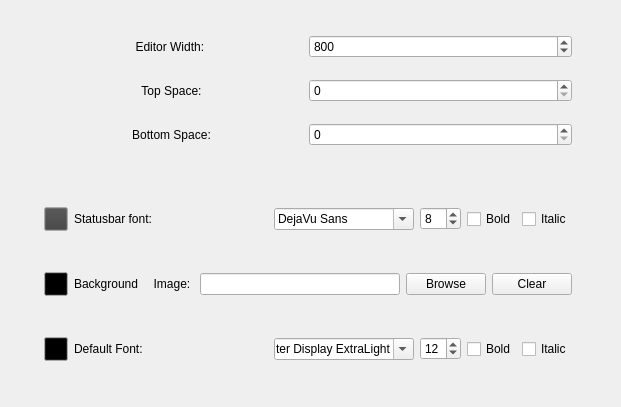
     <widget class="QWidget" name="tab">
      <attribute name="title">
       <string>Appearance</string>
      </attribute>
      <widget class="QWidget" name="layoutWidget_300">
       <property name="geometry">
        <rect>
         <x>0</x>
         <y>20</y>
         <width>612</width>
         <height>378</height>
        </rect>
       </property>
       <layout class="QVBoxLayout">
        <item>
         <layout class="QHBoxLayout" name="_2">
          <item>
           <spacer name="horizontalSpacer_2">
            <property name="orientation">
             <enum>Qt::Horizontal</enum>
            </property>
            <property name="sizeType">
             <enum>QSizePolicy::Preferred</enum>
            </property>
            <property name="sizeHint" stdset="0">
             <size>
              <width>40</width>
              <height>20</height>
             </size>
            </property>
           </spacer>
          </item>
          <item>
           <widget class="QLabel" name="label_6">
            <property name="text">
             <string>Editor Width: </string>
            </property>
            <property name="alignment">
             <set>Qt::AlignCenter</set>
            </property>
           </widget>
          </item>
          <item>
           <layout class="QVBoxLayout" name="_3">
            <item>
             <widget class="QSpinBox" name="editorWidthSpinBox">
              <property name="minimum">
               <number>320</number>
              </property>
              <property name="maximum">
               <number>1000</number>
              </property>
              <property name="singleStep">
               <number>20</number>
              </property>
              <property name="value">
               <number>800</number>
              </property>
             </widget>
            </item>
           </layout>
          </item>
          <item>
           <spacer name="horizontalSpacer_10">
            <property name="orientation">
             <enum>Qt::Horizontal</enum>
            </property>
            <property name="sizeType">
             <enum>QSizePolicy::Preferred</enum>
            </property>
            <property name="sizeHint" stdset="0">
             <size>
              <width>40</width>
              <height>20</height>
             </size>
            </property>
           </spacer>
          </item>
         </layout>
        </item>
        <item>
         <layout class="QHBoxLayout" name="_4">
          <item>
           <spacer name="horizontalSpacer_6">
            <property name="orientation">
             <enum>Qt::Horizontal</enum>
            </property>
            <property name="sizeType">
             <enum>QSizePolicy::Preferred</enum>
            </property>
            <property name="sizeHint" stdset="0">
             <size>
              <width>40</width>
              <height>20</height>
             </size>
            </property>
           </spacer>
          </item>
          <item>
           <widget class="QLabel" name="label_8">
            <property name="text">
             <string>Top Space:</string>
            </property>
            <property name="alignment">
             <set>Qt::AlignCenter</set>
            </property>
           </widget>
          </item>
          <item>
           <layout class="QVBoxLayout" name="_5">
            <item>
             <widget class="QSpinBox" name="editorTopSpaceSpinBox">
              <property name="minimum">
               <number>0</number>
              </property>
              <property name="maximum">
               <number>700</number>
              </property>
              <property name="singleStep">
               <number>1</number>
              </property>
              <property name="value">
               <number>0</number>
              </property>
             </widget>
            </item>
           </layout>
          </item>
          <item>
           <spacer name="horizontalSpacer_11">
            <property name="orientation">
             <enum>Qt::Horizontal</enum>
            </property>
            <property name="sizeType">
             <enum>QSizePolicy::Preferred</enum>
            </property>
            <property name="sizeHint" stdset="0">
             <size>
              <width>40</width>
              <height>20</height>
             </size>
            </property>
           </spacer>
          </item>
         </layout>
        </item>
        <item>
         <layout class="QHBoxLayout" name="_28">
          <item>
           <spacer name="horizontalSpacer_9">
            <property name="orientation">
             <enum>Qt::Horizontal</enum>
            </property>
            <property name="sizeType">
             <enum>QSizePolicy::Preferred</enum>
            </property>
            <property name="sizeHint" stdset="0">
             <size>
              <width>40</width>
              <height>20</height>
             </size>
            </property>
           </spacer>
          </item>
          <item>
           <widget class="QLabel" name="label_21">
            <property name="text">
             <string>Bottom Space:</string>
            </property>
            <property name="alignment">
             <set>Qt::AlignCenter</set>
            </property>
           </widget>
          </item>
          <item>
           <layout class="QVBoxLayout" name="_29">
            <item>
             <widget class="QSpinBox" name="editorBottomSpaceSpinBox">
              <property name="minimum">
               <number>0</number>
              </property>
              <property name="maximum">
               <number>700</number>
              </property>
              <property name="singleStep">
               <number>1</number>
              </property>
              <property name="value">
               <number>0</number>
              </property>
             </widget>
            </item>
           </layout>
          </item>
          <item>
           <spacer name="horizontalSpacer_12">
            <property name="orientation">
             <enum>Qt::Horizontal</enum>
            </property>
            <property name="sizeType">
             <enum>QSizePolicy::Preferred</enum>
            </property>
            <property name="sizeHint" stdset="0">
             <size>
              <width>40</width>
              <height>20</height>
             </size>
            </property>
           </spacer>
          </item>
         </layout>
        </item>
        <item>
         <spacer name="verticalSpacer_2">
          <property name="orientation">
           <enum>Qt::Vertical</enum>
          </property>
          <property name="sizeType">
           <enum>QSizePolicy::Preferred</enum>
          </property>
          <property name="sizeHint" stdset="0">
           <size>
            <width>20</width>
            <height>40</height>
           </size>
          </property>
         </spacer>
        </item>
        <item>
         <layout class="QHBoxLayout">
          <item>
           <spacer name="horizontalSpacer_13">
            <property name="orientation">
             <enum>Qt::Horizontal</enum>
            </property>
            <property name="sizeType">
             <enum>QSizePolicy::Preferred</enum>
            </property>
            <property name="sizeHint" stdset="0">
             <size>
              <width>44</width>
              <height>20</height>
             </size>
            </property>
           </spacer>
          </item>
          <item>
           <widget class="QPushButton" name="pbStatusBarColor">
            <property name="sizePolicy">
             <sizepolicy hsizetype="Fixed" vsizetype="Fixed">
              <horstretch>0</horstretch>
              <verstretch>0</verstretch>
             </sizepolicy>
            </property>
            <property name="minimumSize">
             <size>
              <width>24</width>
              <height>24</height>
             </size>
            </property>
            <property name="maximumSize">
             <size>
              <width>24</width>
              <height>24</height>
             </size>
            </property>
            <property name="palette">
             <palette>
              <active>
               <colorrole role="Button">
                <brush brushstyle="SolidPattern">
                 <color alpha="255">
                  <red>64</red>
                  <green>64</green>
                  <blue>64</blue>
                 </color>
                </brush>
               </colorrole>
              </active>
              <inactive>
               <colorrole role="Button">
                <brush brushstyle="SolidPattern">
                 <color alpha="255">
                  <red>64</red>
                  <green>64</green>
                  <blue>64</blue>
                 </color>
                </brush>
               </colorrole>
              </inactive>
              <disabled>
               <colorrole role="Button">
                <brush brushstyle="SolidPattern">
                 <color alpha="255">
                  <red>64</red>
                  <green>64</green>
                  <blue>64</blue>
                 </color>
                </brush>
               </colorrole>
              </disabled>
             </palette>
            </property>
            <property name="toolTip">
             <string>Status bar text color</string>
            </property>
            <property name="text">
             <string/>
            </property>
           </widget>
          </item>
          <item>
           <widget class="QLabel" name="statusbarFontLabel">
            <property name="maximumSize">
             <size>
              <width>100</width>
              <height>16777215</height>
             </size>
            </property>
            <property name="text">
             <string>Statusbar font:</string>
            </property>
           </widget>
          </item>
          <item>
           <spacer name="horizontalSpacer_8">
            <property name="orientation">
             <enum>Qt::Horizontal</enum>
            </property>
            <property name="sizeHint" stdset="0">
             <size>
              <width>40</width>
              <height>20</height>
             </size>
            </property>
           </spacer>
          </item>
          <item>
           <widget class="QFontComboBox" name="statusbarFontComboBox">
            <property name="maximumSize">
             <size>
              <width>140</width>
              <height>16777215</height>
             </size>
            </property>
            <property name="currentFont">
             <font>
              <family>DejaVu Sans</family>
             </font>
            </property>
           </widget>
          </item>
          <item>
           <widget class="QSpinBox" name="statusbarSpinBox">
            <property name="maximumSize">
             <size>
              <width>60</width>
              <height>16777215</height>
             </size>
            </property>
            <property name="minimum">
             <number>1</number>
            </property>
            <property name="maximum">
             <number>16</number>
            </property>
            <property name="value">
             <number>8</number>
            </property>
           </widget>
          </item>
          <item>
           <layout class="QHBoxLayout">
            <item>
             <widget class="QCheckBox" name="statusbarBoldCheckBox">
              <property name="maximumSize">
               <size>
                <width>80</width>
                <height>16777215</height>
               </size>
              </property>
              <property name="text">
               <string>Bold</string>
              </property>
             </widget>
            </item>
            <item>
             <widget class="QCheckBox" name="statusbarItalicCheckBox">
              <property name="maximumSize">
               <size>
                <width>80</width>
                <height>16777215</height>
               </size>
              </property>
              <property name="text">
               <string>Italic</string>
              </property>
             </widget>
            </item>
            <item>
             <spacer name="horizontalSpacer_4">
              <property name="orientation">
               <enum>Qt::Horizontal</enum>
              </property>
              <property name="sizeType">
               <enum>QSizePolicy::Preferred</enum>
              </property>
              <property name="sizeHint" stdset="0">
               <size>
                <width>40</width>
                <height>20</height>
               </size>
              </property>
             </spacer>
            </item>
           </layout>
          </item>
         </layout>
        </item>
        <item>
         <spacer>
          <property name="orientation">
           <enum>Qt::Vertical</enum>
          </property>
          <property name="sizeType">
           <enum>QSizePolicy::Preferred</enum>
          </property>
          <property name="sizeHint" stdset="0">
           <size>
            <width>413</width>
            <height>20</height>
           </size>
          </property>
         </spacer>
        </item>
        <item>
         <layout class="QHBoxLayout">
          <item>
           <spacer name="horizontalSpacer_14">
            <property name="orientation">
             <enum>Qt::Horizontal</enum>
            </property>
            <property name="sizeType">
             <enum>QSizePolicy::Preferred</enum>
            </property>
            <property name="sizeHint" stdset="0">
             <size>
              <width>44</width>
              <height>20</height>
             </size>
            </property>
           </spacer>
          </item>
          <item>
           <widget class="QPushButton" name="pbEditorBackColor">
            <property name="sizePolicy">
             <sizepolicy hsizetype="Fixed" vsizetype="Fixed">
              <horstretch>0</horstretch>
              <verstretch>0</verstretch>
             </sizepolicy>
            </property>
            <property name="minimumSize">
             <size>
              <width>24</width>
              <height>24</height>
             </size>
            </property>
            <property name="maximumSize">
             <size>
              <width>24</width>
              <height>24</height>
             </size>
            </property>
            <property name="palette">
             <palette>
              <active>
               <colorrole role="Button">
                <brush brushstyle="SolidPattern">
                 <color alpha="255">
                  <red>0</red>
                  <green>0</green>
                  <blue>0</blue>
                 </color>
                </brush>
               </colorrole>
              </active>
              <inactive>
               <colorrole role="Button">
                <brush brushstyle="SolidPattern">
                 <color alpha="255">
                  <red>0</red>
                  <green>0</green>
                  <blue>0</blue>
                 </color>
                </brush>
               </colorrole>
              </inactive>
              <disabled>
               <colorrole role="Button">
                <brush brushstyle="SolidPattern">
                 <color alpha="255">
                  <red>0</red>
                  <green>0</green>
                  <blue>0</blue>
                 </color>
                </brush>
               </colorrole>
              </disabled>
             </palette>
            </property>
            <property name="toolTip">
             <string>Editor background color</string>
            </property>
            <property name="text">
             <string/>
            </property>
           </widget>
          </item>
          <item>
           <widget class="QLabel" name="label">
            <property name="text">
             <string>Background</string>
            </property>
           </widget>
          </item>
          <item>
           <spacer name="horizontalSpacer">
            <property name="orientation">
             <enum>Qt::Horizontal</enum>
            </property>
            <property name="sizeType">
             <enum>QSizePolicy::Preferred</enum>
            </property>
            <property name="sizeHint" stdset="0">
             <size>
              <width>2</width>
              <height>20</height>
             </size>
            </property>
           </spacer>
          </item>
          <item>
           <widget class="QLabel" name="label_11">
            <property name="maximumSize">
             <size>
              <width>60</width>
              <height>16777215</height>
             </size>
            </property>
            <property name="text">
             <string>  Image: </string>
            </property>
           </widget>
          </item>
          <item>
           <widget class="QLineEdit" name="backgroundLineEdit">
            <property name="minimumSize">
             <size>
              <width>120</width>
              <height>0</height>
             </size>
            </property>
           </widget>
          </item>
          <item>
           <widget class="QPushButton" name="backgroundImagePushButton">
            <property name="text">
             <string>Browse</string>
            </property>
           </widget>
          </item>
          <item>
           <widget class="QPushButton" name="bgimageClearPushButton">
            <property name="text">
             <string>Clear</string>
            </property>
           </widget>
          </item>
          <item>
           <spacer name="horizontalSpacer_5">
            <property name="orientation">
             <enum>Qt::Horizontal</enum>
            </property>
            <property name="sizeType">
             <enum>QSizePolicy::Preferred</enum>
            </property>
            <property name="sizeHint" stdset="0">
             <size>
              <width>40</width>
              <height>20</height>
             </size>
            </property>
           </spacer>
          </item>
         </layout>
        </item>
        <item>
         <spacer>
          <property name="orientation">
           <enum>Qt::Vertical</enum>
          </property>
          <property name="sizeType">
           <enum>QSizePolicy::Preferred</enum>
          </property>
          <property name="sizeHint" stdset="0">
           <size>
            <width>413</width>
            <height>20</height>
           </size>
          </property>
         </spacer>
        </item>
        <item>
         <layout class="QHBoxLayout">
          <property name="sizeConstraint">
           <enum>QLayout::SetDefaultConstraint</enum>
          </property>
          <item>
           <spacer name="horizontalSpacer_15">
            <property name="orientation">
             <enum>Qt::Horizontal</enum>
            </property>
            <property name="sizeType">
             <enum>QSizePolicy::Preferred</enum>
            </property>
            <property name="sizeHint" stdset="0">
             <size>
              <width>44</width>
              <height>20</height>
             </size>
            </property>
           </spacer>
          </item>
          <item>
           <widget class="QPushButton" name="pbFontColor">
            <property name="sizePolicy">
             <sizepolicy hsizetype="Fixed" vsizetype="Fixed">
              <horstretch>0</horstretch>
              <verstretch>0</verstretch>
             </sizepolicy>
            </property>
            <property name="minimumSize">
             <size>
              <width>24</width>
              <height>24</height>
             </size>
            </property>
            <property name="maximumSize">
             <size>
              <width>24</width>
              <height>24</height>
             </size>
            </property>
            <property name="palette">
             <palette>
              <active>
               <colorrole role="Button">
                <brush brushstyle="SolidPattern">
                 <color alpha="255">
                  <red>0</red>
                  <green>0</green>
                  <blue>0</blue>
                 </color>
                </brush>
               </colorrole>
              </active>
              <inactive>
               <colorrole role="Button">
                <brush brushstyle="SolidPattern">
                 <color alpha="255">
                  <red>0</red>
                  <green>0</green>
                  <blue>0</blue>
                 </color>
                </brush>
               </colorrole>
              </inactive>
              <disabled>
               <colorrole role="Button">
                <brush brushstyle="SolidPattern">
                 <color alpha="255">
                  <red>0</red>
                  <green>0</green>
                  <blue>0</blue>
                 </color>
                </brush>
               </colorrole>
              </disabled>
             </palette>
            </property>
            <property name="toolTip">
             <string>Editor background color</string>
            </property>
            <property name="text">
             <string/>
            </property>
           </widget>
          </item>
          <item>
           <widget class="QLabel" name="label_10">
            <property name="sizePolicy">
             <sizepolicy hsizetype="Preferred" vsizetype="Preferred">
              <horstretch>0</horstretch>
              <verstretch>0</verstretch>
             </sizepolicy>
            </property>
            <property name="maximumSize">
             <size>
              <width>100</width>
              <height>16777215</height>
             </size>
            </property>
            <property name="text">
             <string>Default Font:</string>
            </property>
           </widget>
          </item>
          <item>
           <spacer name="horizontalSpacer_7">
            <property name="orientation">
             <enum>Qt::Horizontal</enum>
            </property>
            <property name="sizeHint" stdset="0">
             <size>
              <width>37</width>
              <height>20</height>
             </size>
            </property>
           </spacer>
          </item>
          <item>
           <widget class="QFontComboBox" name="fontComboBox">
            <property name="maximumSize">
             <size>
              <width>140</width>
              <height>16777215</height>
             </size>
            </property>
            <property name="currentIndex">
             <number>26</number>
            </property>
           </widget>
          </item>
          <item>
           <widget class="QSpinBox" name="fontSizeSpinBox">
            <property name="maximumSize">
             <size>
              <width>60</width>
              <height>16777215</height>
             </size>
            </property>
            <property name="minimum">
             <number>1</number>
            </property>
            <property name="value">
             <number>12</number>
            </property>
           </widget>
          </item>
          <item>
           <widget class="QCheckBox" name="checkBox">
            <property name="maximumSize">
             <size>
              <width>80</width>
              <height>16777215</height>
             </size>
            </property>
            <property name="text">
             <string>Bold</string>
            </property>
           </widget>
          </item>
          <item>
           <widget class="QCheckBox" name="checkBox_2">
            <property name="maximumSize">
             <size>
              <width>80</width>
              <height>16777215</height>
             </size>
            </property>
            <property name="text">
             <string>Italic</string>
            </property>
           </widget>
          </item>
          <item>
           <spacer name="horizontalSpacer_3">
            <property name="orientation">
             <enum>Qt::Horizontal</enum>
            </property>
            <property name="sizeType">
             <enum>QSizePolicy::Preferred</enum>
            </property>
            <property name="sizeHint" stdset="0">
             <size>
              <width>40</width>
              <height>20</height>
             </size>
            </property>
           </spacer>
          </item>
         </layout>
        </item>
        <item>
         <spacer>
          <property name="orientation">
           <enum>Qt::Vertical</enum>
          </property>
          <property name="sizeType">
           <enum>QSizePolicy::Preferred</enum>
          </property>
          <property name="sizeHint" stdset="0">
           <size>
            <width>413</width>
            <height>20</height>
           </size>
          </property>
         </spacer>
        </item>
       </layout>
      </widget>
     </widget>
